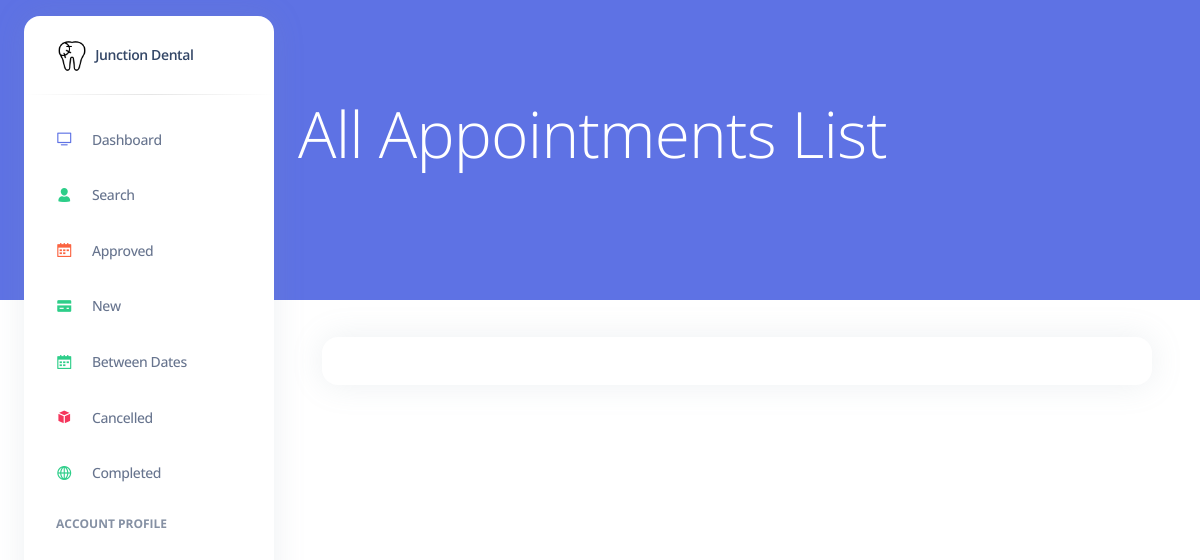
Page /Dashboard/DoctorAppointmentList/2 (signed in) on the earlier database version.
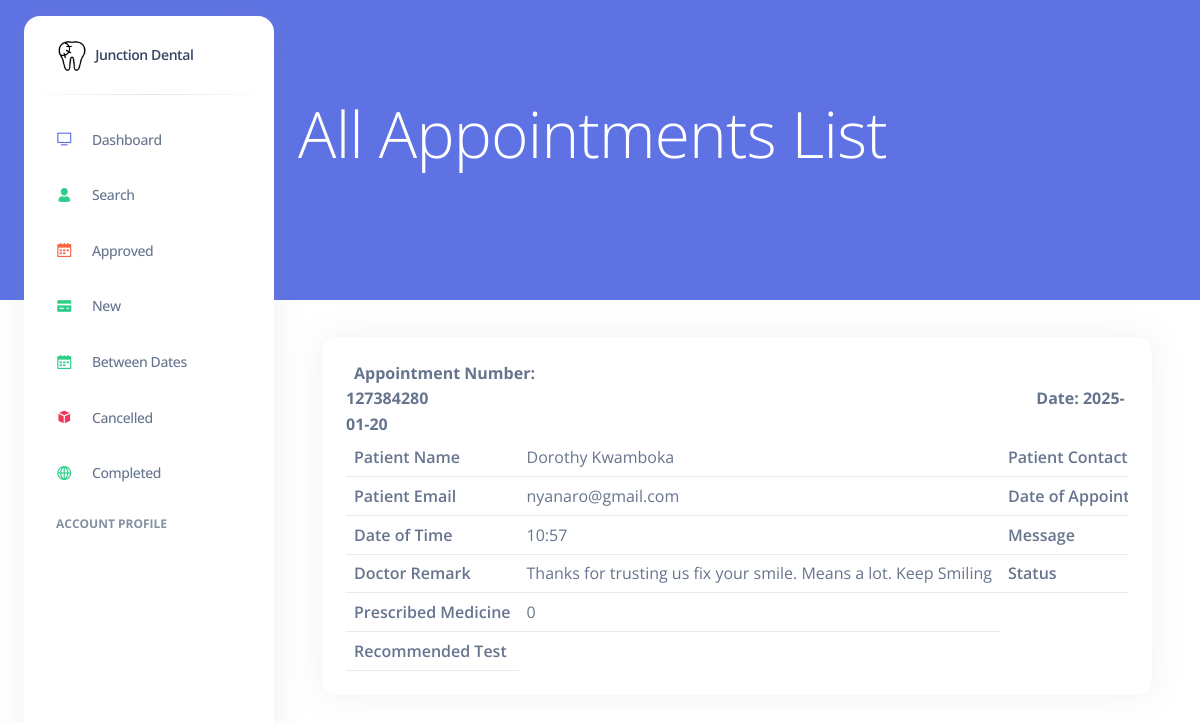
Same page on the later database version.
### Appointment/models.py (models this page shows, shortened)
class Appointment(models.Model):
    appointment_number = models.IntegerField(default=0, null='TRUE')
    appointee = models.ForeignKey(User, on_delete=models.CASCADE, related_name='patients', null=True, blank=False)
    fullname = models.CharField(max_length=250)
    mobile_number = models.CharField(max_length=11)
    email = models.EmailField(max_length=100)
    date_of_appointment = models.CharField(max_length=250)
    time_of_appointment = models.CharField(max_length=250)
    doctor_id = models.ForeignKey(DoctorReg, blank=True, null=True, on_delete=models.CASCADE)
    worry_id = models.ForeignKey(Specialization, on_delete=models.CASCADE, default=0, null=False)
    additional_msg = models.TextField(blank=True)
    remark = models.CharField(max_length=250, default=0)
    status = models.CharField(default=0, max_length=200)
    prescription = models.TextField(blank=True, default=0)
    recommended_test = models.TextField(blank=True, default=0)
    created_at = models.DateTimeField(auto_now_add=True)
    updated_at = models.DateTimeField(auto_now=True)
    appoint_status = models.CharField('Status', max_length=10, null=True, choices=APPOINTMENT_STATUS_CHOICES, blank=False, )
    payment = models.BooleanField('Payment', default=False, blank=True, null=True, choices=PAYMENT_CHOICES)

### Dashboard/views.py (the view)
# urls.py: path('DoctorAppointmentList/<str:id>', DoctorAppointmentList, name='doctor_appointment_list'),
@login_required(login_url='/accounts/login')
def DoctorAppointmentList(request, id):
    patientdetails = Appointment.objects.filter(id=id,status='Completed')
    context = {'patientdetails': patientdetails, 'app_word': 'Doctor Approved List '
               }
    return render(request, 'dashboard/includes/doctor_appointment_list_details.html', context)

### Templates/dashboard/includes/doctor_appointment_list_details.html (shortened to what this page needs)
{% extends 'dashboard/base.html' %}
{% block content %}
<div class="container-fluid page-header py-5 mb-5 wow fadeIn" data-wow-delay="0.1s">
    <div class="container py-5">
        <h1 class="display-3 text-white mb-3 animated slideInDown">All  Appointments List</h1>
    </div>
</div>
<div class="container-xxl py-1">
    <div class="container">
    <div class="row">
    <div class="col-sm-20">
    <div class="card card- table">
    <div class="card-body">
    <div class="table-responsive">
    <table class="table table-hover table-center mb-0 datatable">
      {% for i in patientdetails %}
      <tr><strong style="font-size: medium;text-align: center;">Appointment Number: {{i.appointment_number}}</strong> <strong style="padding-left: 600px;">Date: {{i.date_of_appointment}}</strong></tr>
      <tr>
            <th>Patient Name</th>
            <td>{{i.fullname}}</td>
            <th>Patient Contact Number</th>
          </tr>
          <tr>
            <th>Patient Email</th>
            <td>{{i.email}}</td>
            <th>Date of Appointment</th>
          </tr>
          <tr>
            <th>Date of Time</th>
            <td>{{i.time_of_appointment}}</td>
            <th>Message</th>
          </tr>
          <tr>
            {% if i.status == '0' %}
            <th>Doctor Remark</th>
            <td>Not Updatet Yet</td>
            {% else %}
            <tr>
            <th>Doctor Remark</th>
            <td>{{ i.remark}}</td>{% endif %}
              {% if i.status == '0' %}
              <th>Staus</th>
              <td>Not Updatet Yet</td>
              {% else %}
              <th>Status</th>
              <td>{{ i.status}}</td> {% endif %}
              </tr>
              <tr>
                  {% if i.status == 'Completed' %}
                  <th>Prescribed Medicine</th>
                  <td>{{ i.prescription}}</td>
                  {% else %}
                  <th>Prescribed Medicine</th>
                  <td>Not Prescribed Yet</td> {% endif %}
                  </tr>
                  <tr>
                    {% if i.status == 'Completed' %}
                    <th>Recommended Test</th>
                    <td>{{ i.recommendedtest}}</td>
                    {% else %}
                    <th>Recommended Test</th>
                    <td>Not Recommended Yet</td> {% endif %}
                    </tr>
    </table>
                          {% endfor %}
                        </div>
    </div>
    </div>
    </div>
    </div>
</div>
{% endblock %}

Differences in the rows shown:
now on this page (row edited): Appointment: appointment_number "127384280", date_of_appointment "2025-01-20", fullname "Dorothy Kwamboka", email "nyanaro@gmail.com", time_of_appointment "10:57", remark "Thanks for trusting us fix your smile. Means a lot. Keep Smiling", prescription "0"
